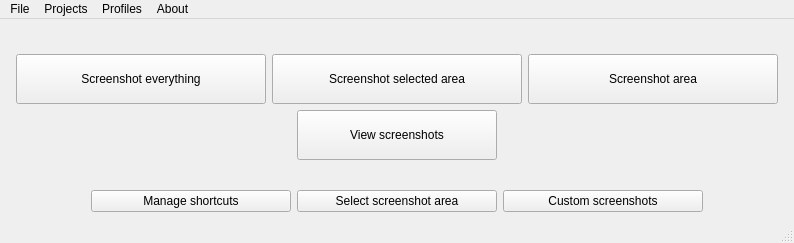
<?xml version="1.0" encoding="UTF-8"?>
<ui version="4.0">
 <class>MainWindow_UI</class>
 <widget class="QMainWindow" name="MainWindow_UI">
  <property name="geometry">
   <rect>
    <x>0</x>
    <y>0</y>
    <width>794</width>
    <height>243</height>
   </rect>
  </property>
  <property name="windowTitle">
   <string>Screenshot utility</string>
  </property>
  <property name="locale">
   <locale language="English" country="World"/>
  </property>
  <widget class="QWidget" name="centralwidget">
   <layout class="QVBoxLayout" name="verticalLayout">
    <item>
     <layout class="QHBoxLayout" name="horizontalLayout">
      <item>
       <spacer name="horizontalSpacer">
        <property name="orientation">
         <enum>Qt::Orientation::Horizontal</enum>
        </property>
        <property name="sizeHint" stdset="0">
         <size>
          <width>40</width>
          <height>20</height>
         </size>
        </property>
       </spacer>
      </item>
      <item>
       <widget class="QLabel" name="MainWindow_CurrentLabel">
        <property name="text">
         <string/>
        </property>
       </widget>
      </item>
      <item>
       <spacer name="horizontalSpacer_2">
        <property name="orientation">
         <enum>Qt::Orientation::Horizontal</enum>
        </property>
        <property name="sizeHint" stdset="0">
         <size>
          <width>40</width>
          <height>20</height>
         </size>
        </property>
       </spacer>
      </item>
     </layout>
    </item>
    <item>
     <layout class="QHBoxLayout" name="horizontalLayout_2">
      <item>
       <spacer name="horizontalSpacer_3">
        <property name="orientation">
         <enum>Qt::Orientation::Horizontal</enum>
        </property>
        <property name="sizeHint" stdset="0">
         <size>
          <width>40</width>
          <height>20</height>
         </size>
        </property>
       </spacer>
      </item>
      <item>
       <widget class="QPushButton" name="MainWindow_ScreenshotEverythingButton">
        <property name="minimumSize">
         <size>
          <width>250</width>
          <height>50</height>
         </size>
        </property>
        <property name="text">
         <string>Screenshot everything</string>
        </property>
       </widget>
      </item>
      <item>
       <widget class="QPushButton" name="MainWindow_ScreenshotSelectedButton">
        <property name="minimumSize">
         <size>
          <width>250</width>
          <height>50</height>
         </size>
        </property>
        <property name="text">
         <string>Screenshot selected area</string>
        </property>
       </widget>
      </item>
      <item>
       <widget class="QPushButton" name="MainWindow_ScreenshotAreaButton">
        <property name="minimumSize">
         <size>
          <width>250</width>
          <height>50</height>
         </size>
        </property>
        <property name="text">
         <string>Screenshot area</string>
        </property>
       </widget>
      </item>
      <item>
       <spacer name="horizontalSpacer_4">
        <property name="orientation">
         <enum>Qt::Orientation::Horizontal</enum>
        </property>
        <property name="sizeHint" stdset="0">
         <size>
          <width>40</width>
          <height>20</height>
         </size>
        </property>
       </spacer>
      </item>
     </layout>
    </item>
    <item>
     <layout class="QHBoxLayout" name="horizontalLayout_4">
      <item>
       <spacer name="horizontalSpacer_5">
        <property name="orientation">
         <enum>Qt::Orientation::Horizontal</enum>
        </property>
        <property name="sizeHint" stdset="0">
         <size>
          <width>40</width>
          <height>20</height>
         </size>
        </property>
       </spacer>
      </item>
      <item>
       <widget class="QPushButton" name="MainWindow_ViewScreenshotsButton">
        <property name="minimumSize">
         <size>
          <width>200</width>
          <height>50</height>
         </size>
        </property>
        <property name="text">
         <string>View screenshots</string>
        </property>
       </widget>
      </item>
      <item>
       <spacer name="horizontalSpacer_6">
        <property name="orientation">
         <enum>Qt::Orientation::Horizontal</enum>
        </property>
        <property name="sizeHint" stdset="0">
         <size>
          <width>40</width>
          <height>20</height>
         </size>
        </property>
       </spacer>
      </item>
     </layout>
    </item>
    <item>
     <spacer name="verticalSpacer">
      <property name="orientation">
       <enum>Qt::Orientation::Vertical</enum>
      </property>
      <property name="sizeHint" stdset="0">
       <size>
        <width>20</width>
        <height>40</height>
       </size>
      </property>
     </spacer>
    </item>
    <item>
     <layout class="QHBoxLayout" name="horizontalLayout_3">
      <item>
       <spacer name="horizontalSpacer_7">
        <property name="orientation">
         <enum>Qt::Orientation::Horizontal</enum>
        </property>
        <property name="sizeHint" stdset="0">
         <size>
          <width>40</width>
          <height>20</height>
         </size>
        </property>
       </spacer>
      </item>
      <item>
       <widget class="QPushButton" name="MainWindow_ManageShortcutsButton">
        <property name="minimumSize">
         <size>
          <width>200</width>
          <height>0</height>
         </size>
        </property>
        <property name="text">
         <string>Manage shortcuts</string>
        </property>
       </widget>
      </item>
      <item>
       <widget class="QPushButton" name="MainWindow_SelectAreaButton">
        <property name="minimumSize">
         <size>
          <width>200</width>
          <height>0</height>
         </size>
        </property>
        <property name="text">
         <string>Select screenshot area</string>
        </property>
       </widget>
      </item>
      <item>
       <widget class="QPushButton" name="MainWindow_CustomScreenshotsButton">
        <property name="minimumSize">
         <size>
          <width>200</width>
          <height>0</height>
         </size>
        </property>
        <property name="text">
         <string>Custom screenshots</string>
        </property>
       </widget>
      </item>
      <item>
       <spacer name="horizontalSpacer_8">
        <property name="orientation">
         <enum>Qt::Orientation::Horizontal</enum>
        </property>
        <property name="sizeHint" stdset="0">
         <size>
          <width>40</width>
          <height>20</height>
         </size>
        </property>
       </spacer>
      </item>
     </layout>
    </item>
   </layout>
  </widget>
  <widget class="QMenuBar" name="menubar">
   <property name="geometry">
    <rect>
     <x>0</x>
     <y>0</y>
     <width>794</width>
     <height>22</height>
    </rect>
   </property>
   <widget class="QMenu" name="MainWindow_FileMenu">
    <property name="title">
     <string>File</string>
    </property>
    <addaction name="MainWindow_SettingsAction"/>
    <addaction name="MainWindow_MinimizeAction"/>
    <addaction name="MainWindow_QuitAction"/>
   </widget>
   <widget class="QMenu" name="MainWindow_ProjectsMenu">
    <property name="title">
     <string>Projects</string>
    </property>
    <addaction name="separator"/>
    <addaction name="MainWindow_ManageProjectsAction"/>
   </widget>
   <widget class="QMenu" name="MainWindow_ProfilesMenu">
    <property name="title">
     <string>Profiles</string>
    </property>
    <addaction name="separator"/>
    <addaction name="MainWindow_ManageProfilesAction"/>
   </widget>
   <widget class="QMenu" name="MainWindow_AboutMenu">
    <property name="title">
     <string>About</string>
    </property>
    <addaction name="MainWindow_AboutApplicationAction"/>
    <addaction name="MainWindow_UsedLibrariesAction"/>
    <addaction name="MainWindow_HelpAction"/>
   </widget>
   <addaction name="MainWindow_FileMenu"/>
   <addaction name="MainWindow_ProjectsMenu"/>
   <addaction name="MainWindow_ProfilesMenu"/>
   <addaction name="MainWindow_AboutMenu"/>
  </widget>
  <widget class="QStatusBar" name="MainWindow_Statusbar"/>
  <action name="MainWindow_AboutApplicationAction">
   <property name="text">
    <string>About application</string>
   </property>
  </action>
  <action name="MainWindow_UsedLibrariesAction">
   <property name="text">
    <string>Used libraries</string>
   </property>
  </action>
  <action name="MainWindow_DefaultProfileAction">
   <property name="checkable">
    <bool>true</bool>
   </property>
   <property name="checked">
    <bool>true</bool>
   </property>
   <property name="text">
    <string>Defaut</string>
   </property>
  </action>
  <action name="MainWindow_ManageProfilesAction">
   <property name="text">
    <string>Manage profiles</string>
   </property>
  </action>
  <action name="MainWindow_ManageProjectsAction">
   <property name="text">
    <string>Manage projects</string>
   </property>
  </action>
  <action name="actionNo_group">
   <property name="checkable">
    <bool>true</bool>
   </property>
   <property name="checked">
    <bool>true</bool>
   </property>
   <property name="text">
    <string>No group</string>
   </property>
  </action>
  <action name="MainWindow_SettingsAction">
   <property name="text">
    <string>Settings</string>
   </property>
  </action>
  <action name="MainWindow_MinimizeAction">
   <property name="text">
    <string>Minimize</string>
   </property>
  </action>
  <action name="MainWindow_QuitAction">
   <property name="text">
    <string>Quit</string>
   </property>
  </action>
  <action name="MainWindow_HelpAction">
   <property name="text">
    <string>Help</string>
   </property>
  </action>
 </widget>
 <resources/>
 <connections/>
</ui>
